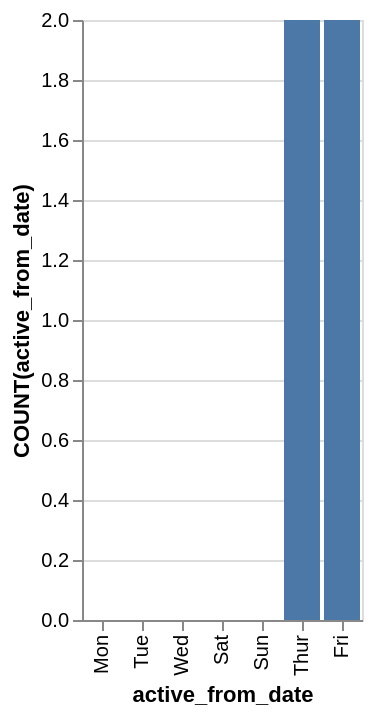

Write a Vega-Lite specification for this figure.
### Vega-Lite specification from a JSON file in a GitHub repository (floating-point values rounded to 4 significant figures)
{"data": {"values": [{"x_data": "Mon", "y_data": 0}, {"x_data": "Tue", "y_data": 0}, {"x_data": "Wed", "y_data": 0}, {"x_data": "Thur", "y_data": 2}, {"x_data": "Fri", "y_data": 2}, {"x_data": "Sat", "y_data": 0}, {"x_data": "Sun", "y_data": 0}]}, "mark": "bar", "encoding": {"x": {"field": "x_data", "type": "nominal", "title": "active_from_date", "sort": {"op": "sum", "field": "y_data", "order": "ascending"}}, "y": {"field": "y_data", "type": "quantitative", "title": "COUNT(active_from_date)"}}}
